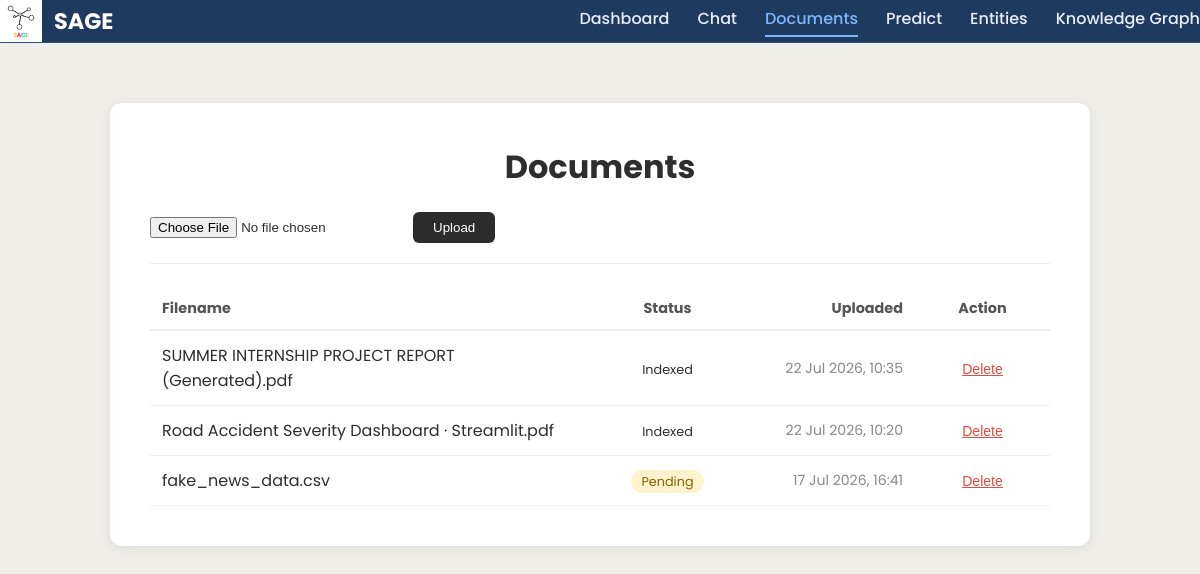
/documents, run on an earlier commit of the app's database.
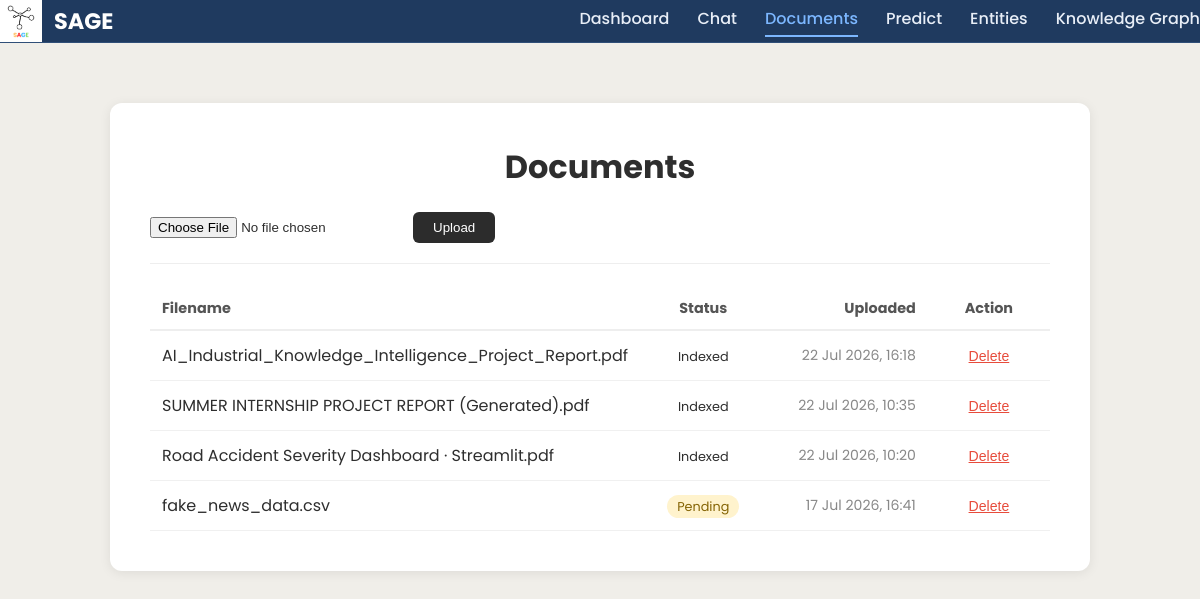
And on a later commit of the database.
### website/models.py (models this page shows)
class Document(db.Model):
    id = db.Column(db.Integer, primary_key=True)
    filename = db.Column(db.String(255))
    status = db.Column(db.String(20), default="pending")
    uploaded_at = db.Column(db.DateTime, default=datetime.utcnow)

### website/routes/documents.py (the view)
@documents_bp.route("/documents", methods=["GET"])
def list_documents():
    documents = Document.query.order_by(
        Document.uploaded_at.desc()
    ).all()
    return render_template(
        "documents.html",
        documents=documents
    )

### website/templates/documents.html
{% extends 'base.html' %}
{% block body %}
<div class="page-container">
    <div class="card" style="max-width: 900px;">
        <h1>Documents</h1>
        <form method="POST" action="{{ url_for('documents.upload_document') }}" enctype="multipart/form-data" class="upload-form">
            <input type="file" name="file">
            <button type="submit">Upload</button>
        </form>
        <table class="doc-table">
            <thead>
                <tr>
                    <th style="text-align:left; width:50%;">Filename</th>
                    <th style="text-align:center; width:15%;">Status</th>
                    <th style="text-align:right; width:20%;">Uploaded</th>
                    <th style="text-align:center; width:15%;">Action</th>
                </tr>
            </thead>
            <tbody>
                {% for doc in documents %}
                <tr>
                    <td style="text-align:left;">{{ doc.filename }}</td>
                    <td style="text-align:center;">
                        <span class="status-badge status-{{ doc.status }}">{{ doc.status }}</span>
                    </td>
                    <td style="text-align:right; color:#888; font-size:0.88rem;">
                        {{ doc.uploaded_at.strftime('%d %b %Y, %H:%M') }}
                    </td>
                    <td style="text-align:center;">
                        <form method="POST" action="{{ url_for('documents.delete_document', doc_id=doc.id) }}"
                              onsubmit="return confirm('Delete {{ doc.filename }}?');"
                              style="margin:0;">
                            <button type="submit" style="background:none; border:none; color:#e74c3c; cursor:pointer; font-size:0.88rem; text-decoration:underline;">Delete</button>
                        </form>
                    </td>
                </tr>
                {% endfor %}
            </tbody>
        </table>
    </div>
</div>
{% endblock %}

### website/templates/base.html (shortened to what this page needs)
<!DOCTYPE html>
<html>
<head>
    <link rel="stylesheet" href="{{ url_for('static', filename='css/main.css') }}">
</head>
<body>
    <nav class="navbar">
        <div class="navbar-brand">
            <img src="{{ url_for('static', filename='images/sage_logo.png') }}" alt="SAGE Logo">
            <span>SAGE</span>
        </div>
        <div class="navbar-links">
            <a href="{{ url_for('dashboard.dashboard') }}" class="{{ 'active' if request.endpoint == 'dashboard.dashboard' else '' }}">Dashboard</a>
            <a href="{{ url_for('chat.chat') }}" class="{{ 'active' if request.endpoint == 'chat.chat' else '' }}">Chat</a>
            <a href="{{ url_for('documents.list_documents') }}" class="{{ 'active' if request.endpoint == 'documents.list_documents' else '' }}">Documents</a>
            <a href="{{ url_for('predict.predict') }}" class="{{ 'active' if request.endpoint == 'predict.predict' else '' }}">Predict</a>
            <a href="{{ url_for('entities.entities') }}" class="{{ 'active' if request.endpoint == 'entities.entities' else '' }}">Entities</a>
            <a href="{{ url_for('knowledge_graph.knowledge_graph') }}" class="{{ 'active' if request.endpoint == 'knowledge_graph.knowledge_graph' else '' }}">Knowledge Graph</a>
        </div>
    </nav>
    {% block body %}{% endblock %}
</body>
</html>

### website/static/css/main.css (style rules this page uses)
body, html { margin: 0; padding: 0; background-color: #F0EEE9; font-family: "Poppins", sans-serif; color: #2E2E2E; }
.navbar { display: flex; justify-content: space-between; align-items: center; padding: auto; background-color: #1F3A5F ; border-bottom: 1px solid #304F78; }
.navbar-brand { display:flex; align-items:center; gap:12px; color:white; font-size:1.4rem; font-weight:700; }
.navbar-links { display: flex; gap: 28px; }
.navbar-links a { text-decoration: none; color: #E8EEF7; font-size: 1rem; font-weight: 500; transition: color 0.3s ease, transform 0.2s ease; }
.navbar-links a.active { color: #7CB7FF; border-bottom: 2px solid #7CB7FF; padding-bottom: 4px; }
.navbar-brand img { width:42px; height:42px; object-fit:contain; }
.page-container { display: flex; justify-content: center; padding: 60px 20px; }
.card { background-color: #ffffff; border-radius: 12px; box-shadow: 0 2px 12px rgba(0, 0, 0, 0.08); padding: 40px; width: 100%; max-width: 600px; }
.card h1 { margin-top: 0; text-align: center; }
.upload-form { display: flex; gap: 10px; align-items: center; margin-bottom: 24px; padding-bottom: 20px; border-bottom: 1px solid #eee; }
.upload-form button { padding: 8px 20px; border: none; border-radius: 6px; background-color: #2c2c2c; color: white; cursor: pointer; }
.doc-table { width: 100%; border-collapse: collapse; }
.doc-table th { text-align: left; padding: 10px 12px; border-bottom: 2px solid #eee; color: #555; font-size: 0.9rem; }
.doc-table td { padding: 12px; border-bottom: 1px solid #f0f0f0; }
.status-badge { padding: 3px 10px; border-radius: 12px; font-size: 0.8rem; text-transform: capitalize; }
.status-pending { background-color: #fff3cd; color: #856404; }

What changed in the data, as far as the page shows it:
added Document: filename "AI_Industrial_Knowledge_Intelligence_Project_Report.pdf", status "Indexed", uploaded_at "22 Jul 2026, 16:18"
